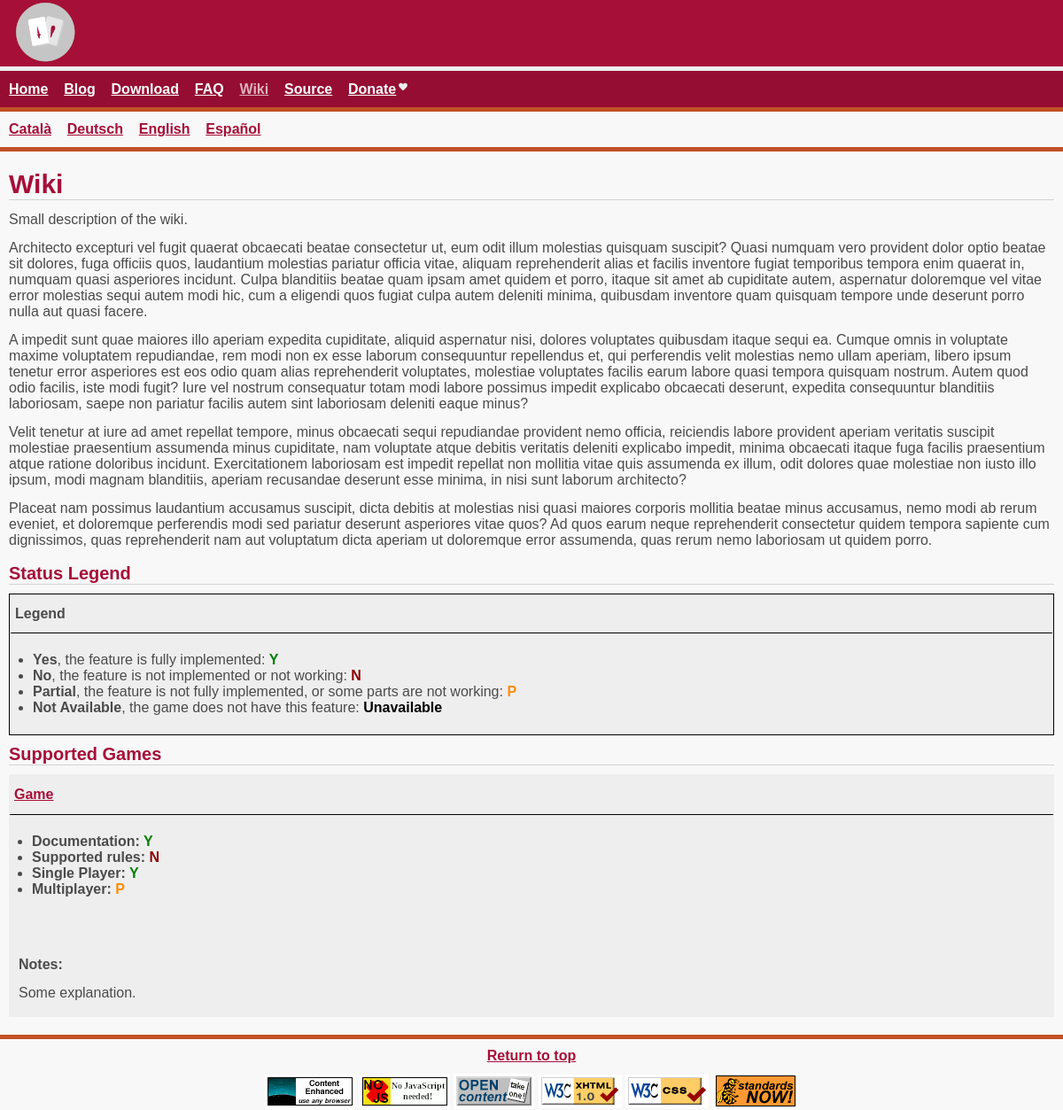
The app's page /wiki/, older data.
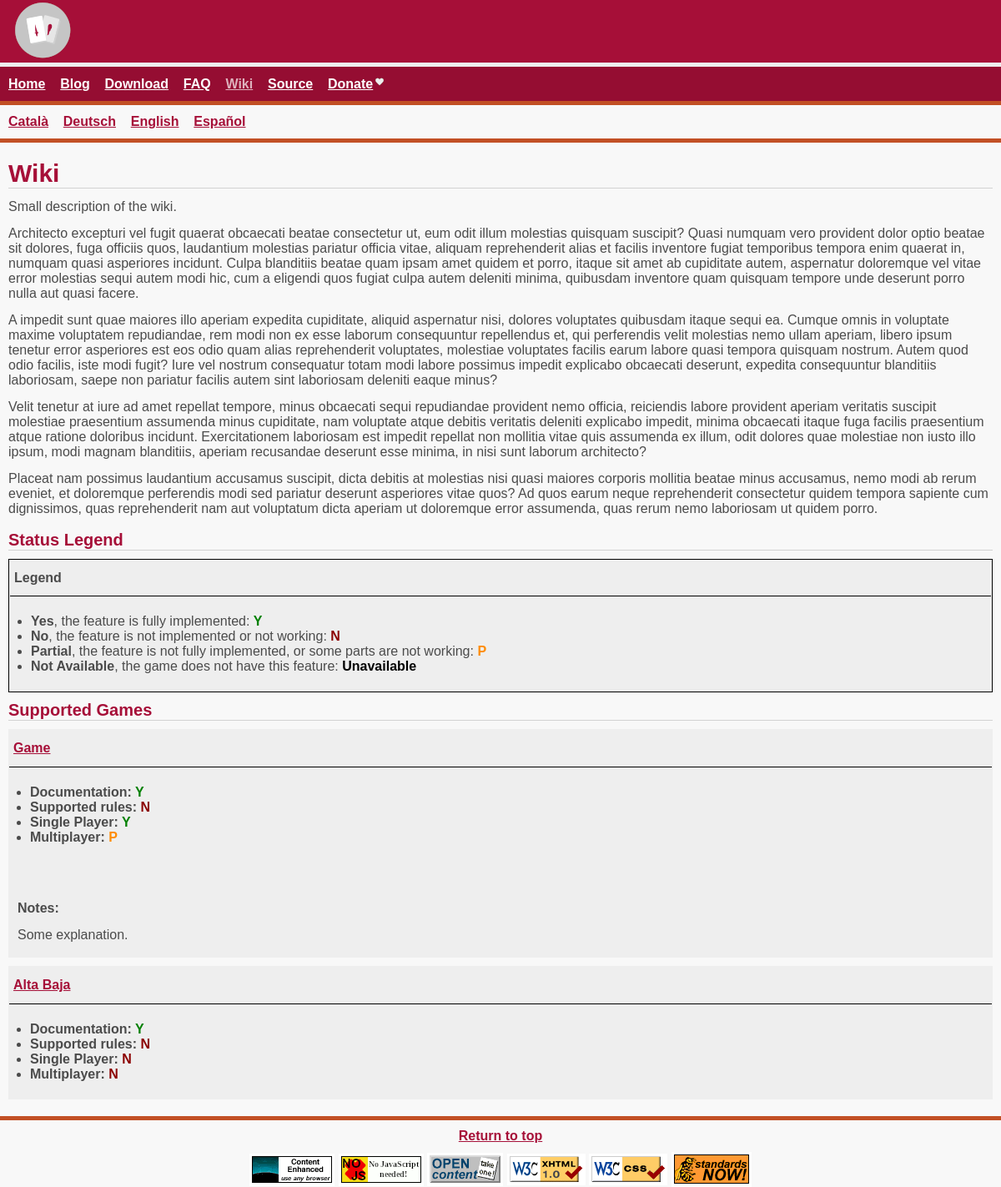
The same page, newer data.
### main/models.py (models this page shows)
class Game(models.Model):
    NOTES_DESCRIPTION = "Separate your explanation in paragraphs if needed."
    DIFFICULTY_CHOICES = (
        ('Low', 'Low'),
        ('Medium', 'Medium'),
        ('High', 'High'),
        ('Unspecified', 'Unspecified')
    )
    title = models.CharField(max_length=400, help_text="If you need some clue about how to fill this, please see https://en.wikipedia.org/wiki/Escoba")
    published_by = models.CharField(max_length=400)
    origin = models.CharField(max_length=400)
    type = models.CharField(max_length=400)
    players = models.CharField(max_length=400)
    number_of_cards = models.CharField(max_length=100)
    deck = models.CharField(max_length=400)
    play = models.CharField(max_length=400, help_text="Clockwise, Counterclockwise, Unspecified...", default="Unspecified")
    playing_time = models.CharField(max_length=400)
    difficulty = models.CharField(max_length=11, choices=DIFFICULTY_CHOICES, default="Unspecified")
    description = HTMLField(blank=True, null=True, help_text=NOTES_DESCRIPTION)
    visible = models.BooleanField(default=True)
    created = models.DateTimeField(auto_now=True)
    last_modified = models.DateTimeField(auto_now=True)
    SUPPORT_CHOICES = (
        ('Y', 'Yes'),
        ('N', 'No'),
        ('P', 'Partial (need explanation in notes)'),
        ('Unavailable', 'Unavailable')
    )
    NOTES_FIELD = "<p>Please insert the explanation here. You can put bullets to clarify your explanation: </p><ul><li>This rule is not implemented</li><li>This feature needs to be polished</li></ul>"
    documentation = models.CharField(max_length=11, choices=SUPPORT_CHOICES)
    supported_rules = models.CharField(max_length=11, choices=SUPPORT_CHOICES)
    single_player = models.CharField(max_length=11, choices=SUPPORT_CHOICES)
    multiplayer = models.CharField(max_length=11, choices=SUPPORT_CHOICES)
    notes = HTMLField(blank=True, null=True, help_text=NOTES_FIELD)

### main/views.py (the view)
# urls.py: path('wiki/', views.WikiList.as_view(template_name='html/wiki.html'), name="wiki"),
class WikiList(TemplateView):
    template_name = "wiki.html"
    def get_context_data(self, **kwargs):
        context = super().get_context_data(**kwargs)
        games = Game.objects.all()
        context["games"] = games
        return context

### main/templates/html/wiki.html (shortened to what this page needs)
{% extends 'base.html' %} {% load i18n %} {% load static %}
{% block active_wiki %}<a class="active" href="{% url 'wiki' %}">Wiki</a>{% endblock active_wiki %}
{% block content_title %}Wiki{% endblock content_title %}
{% block content_body %}
<p>Small description of the wiki.</p>
{% lorem 4 p random %}
<h2>Status Legend</h2>
{% include 'partial/legend.html' %}
<h2>Supported Games</h2>
{% for game in games %}
<table class="table-container" bgcolor='#eeeeee' border='0' cellpadding='0' cellspacing='0' align='center' bgcolor='#000000' width='100%'><tr><td>
    <table border='0' cellpadding='5' cellspacing='1' width='100%'>
    <tr>
    <td class="small-padding" style="border-bottom:1px solid black;" bgcolor='#eeeeee'>
    <p class="redlinks bold"><a href="{% url 'info_game' game.id game.title|escape %}">{{game.title|escape}}</a></p>
    <tr>
    <td bgcolor='#eeeeee'>
        {% include 'partial/game_support.html' %}
    </table>
</table>
{% endfor %}
{% endblock content_body %}

### main/templates/partial/game_support.html
<table class="padding" style="margin-top:10px;" border='0' cellspacing='0' cellpadding='5'><tr><td>
<ul>
    <li class="bold">Documentation: <span class="bold {% if game.documentation == "Y" %} yes {% else %}{% if game.documentation == "N" %} no {% else %}{% if game.documentation == "P" %} partial {% else %} unavailable {% endif %}{% endif %}{% endif %}">{{ game.documentation|escape }}</span></li>
    <li class="bold">Supported rules: <span class="bold {% if game.supported_rules == "Y" %} yes {% else %}{% if game.supported_rules == "N" %} no {% else %}{% if game.supported_rules == "P" %} partial {% else %} unavailable {% endif %}{% endif %}{% endif %}">{{ game.supported_rules|escape }}</span></li>
    <li class="bold">Single Player: <span class="bold {% if game.single_player == "Y" %} yes {% else %}{% if game.single_player == "N" %} no {% else %}{% if game.single_player == "P" %} partial {% else %} unavailable {% endif %}{% endif %}{% endif %}">{{ game.single_player|escape }}</span></li>
    <li class="bold">Multiplayer: <span class="bold {% if game.multiplayer == "Y" %} yes {% else %}{% if game.multiplayer == "N" %} no {% else %}{% if game.multiplayer == "P" %} partial {% else %} unavailable {% endif %}{% endif %}{% endif %}">{{ game.multiplayer|escape }}</span></li>
</ul>
{% if game.notes %}
<p class="bold" style="margin-top:50px;">Notes:</p>
{{ game.notes|safe }}
{% endif %}
</table>

Row changes from the older to the newer data that the page shows:
added Game: title "Alta Baja", documentation "Y", supported_rules "N", single_player "N", multiplayer "N"
